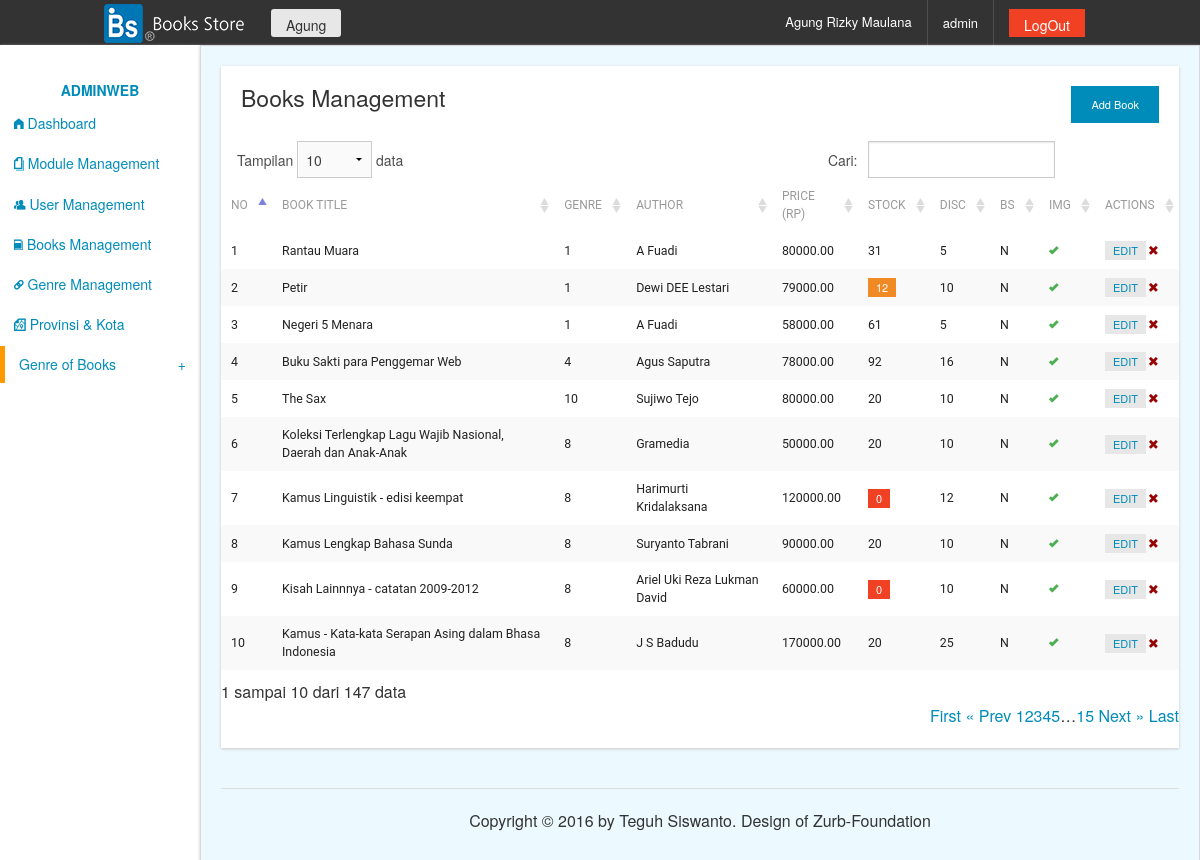
The app's page /adminweb/media.php?module=books (signed in) with its own data.
### tables this page shows
CREATE TABLE `users` (
  `username` varchar(20) NOT NULL,
  `password` varchar(36) DEFAULT NULL,
  `nama_lengkap` varchar(100) NOT NULL,
  `alamat` text NOT NULL,
  `email` varchar(50) NOT NULL,
  `level` varchar(5) NOT NULL DEFAULT 'user',
  `id_session` varchar(20) NOT NULL
);

CREATE TABLE `modul` (
  `id_modul` int(2) NOT NULL,
  `nama_modul` varchar(30) NOT NULL,
  `link` varchar(50) NOT NULL,
  `icon` varchar(20) NOT NULL,
  `urutan` int(2) NOT NULL
);

CREATE TABLE `books` (
  `book_id` int(11) NOT NULL,
  `supplier_id` int(11) NOT NULL,
  `book_name` varchar(100) NOT NULL,
  `author` varchar(50) NOT NULL,
  `id_genre` int(11) NOT NULL,
  `book_price` decimal(10,2) NOT NULL,
  `diskon` int(5) NOT NULL,
  `stock` int(5) NOT NULL,
  `bestseller` enum('Y','N') NOT NULL DEFAULT 'N',
  `tanggal` date NOT NULL,
  `gambar` varchar(100) NOT NULL,
  `description` text NOT NULL,
  `active` enum('Y','N') NOT NULL DEFAULT 'Y'
);

### adminweb/header.php (called while the page is built)
<?php
if (empty($_SESSION['namauser']) AND empty($_SESSION['passuser'])) {
	echo "You Must to login ";
}else{
include "../config/koneksi.php" ;
$hasil	= mysqli_query($konek, "SELECT * FROM users WHERE username='$_SESSION[namauser]' ");
$r 		= mysqli_fetch_array($hasil);
} ?>

### adminweb/modul/mod_books/books.php (the view, shortened to what this page needs)
<?php
if (empty($_SESSION['namauser']) AND empty($_SESSION['passuser'])) {
	echo "You Must to login ";
}else{
$aksi	= "modul/mod_books/aksi_books.php";
$act	= isset($_GET['act']) ? $_GET['act'] : '' ;
	switch ($act) {
		default:
			echo "<div class=\"columns medium-12 panel\">
					<h4>Books Management
						<a href=\"#\" data-reveal-id=\"add\" class=\"button tiny right\">Add Book</a>
					</h4>
					<div class=\"table-full-width\">
						<table class=\"table-hover display\" id=\"tabelku\">
							<thead>
								<tr>
									<th>No</th>
									<th>Book Title</th>
									<th>Genre</th>
									<th>Author</th>
									<th>Price (Rp)</th>
									<th>Stock</th>
									<th>Disc</th>
									<th>bs</th>
									<th>img</th>
									<th>Actions</th>
								</tr>
							</thead>
							<tbody>";
									$no=1;
									$query	= "SELECT * FROM books ORDER BY book_id DESC";
									$hasil	= mysqli_query($konek, $query);
									while ($r=mysqli_fetch_array($hasil)) {
										echo "<tr>
												<td>$no</td>
												<td>$r[book_name]</td>
												<td>$r[id_genre]</td>
												<td>$r[author]</td>
												<td>$r[book_price]</td>";
												if ($r['stock']==0) {
													echo "<td><label class=\"label alert\"> $r[stock] </label></td>";
												}elseif ($r['stock']<20) {
													echo "<td><label class=\"label warning\"> $r[stock] </label></td>";
												}else{
													echo "<td>$r[stock] </td>";
												}
										echo"	<td>$r[diskon]</td>";
												if ($r['bestseller']=='Y') {
													echo "<td class=\"label success\">$r[bestseller]</td>";
												}else{
													echo "<td>$r[bestseller]</td>";
												}
													if ($r['gambar']=='') {
														echo "<td></td>";
													}else{
														echo "<td><i class=\"fi-check\" style=\"color:#4CAF50;\"></i></td>";
													}
											echo "
												<td> <a class=\"label secondary\" href=\"?module=books&act=edit&id=$r[book_id]\">EDIT</a>
													<a href='$aksi?module=books&act=hapus&id=$r[book_id]' class='delete-link'>
														<i class=\"fi-x\" style=\"color:#900;\"></i>
													</a>
													</td>
											</tr>";
									$no++;
									}
				echo "		</tbody>
						</table>
					</div>
				</div>";
			break;
	}
}?>

### adminweb/media.php (shortened to what this page needs)
<?php session_start();
if (empty($_SESSION['namauser']) AND empty($_SESSION['passuser'])) {
	echo "You Must to login ";
}else{
?>
<!DOCTYPE html>
<html>
<head>
	<link rel="stylesheet" type="text/css" href="../assets/sweetalert/sweetalert.css">
	<link rel="stylesheet" type="text/css" href="../assets/foundation-5/css/foundation.css">
	<link rel="stylesheet" type="text/css" href="../assets/foundation-icons/foundation-icons.css">
</head>
<body>
<div class="off-canvas-wrap" data-offcanvas>
	<div class="inner-wrap">
	<div class="contain-to-grid sticky hide-for-small">
		<nav class="top-bar " data-topbar role="navigation">
			<ul class="title-area">
				<li class="name"><a href="#"><img src="../images/logo.png"></a></li>
			</ul>
			<section class="top-bar-section">
				<ul>
					<?php include"header.php"; ?>
					<li class="has-form"><a class="button secondary radius tiny" href="#"><?php echo "$_SESSION[namauser]";?></a></li>
					<li class="has-form right"><a href="logout.php" class="button alert">LogOut</a></li>
					<li class="right"><a href="#"><?php echo "$r[level]";?></a></li>
					<li class="has-form right"><a href="#"><?php echo "$r[nama_lengkap]";?></a></li>
				</ul>
			</section>
		</nav>
	</div>
			<?php include "menu.php"; ?>
					<?php include "submenu_genre.php"; ?>
	<section class="main-section">
		<aside class="columns medium-3 large-2 panel press hide-for-small">
				<ul class="side-nav">
					<li class="heading text-center">AdminWeb</li>
					<?php include "menu.php"; ?>
					<li><a class="side-nav-submenu-call">Genre of Books <span class="right"> + </span></a></li>
				</ul>
		</aside>
		<content class="columns medium-9 large-10 panel callout" style="min-height:600px;">
			<?php include "content.php"; ?>
				<footer><hr>
					<p align="center">Copyright &copy; 2016 by Teguh Siswanto. Design of Zurb-Foundation</p>
				</footer>
		</content>
	</section>
	</div>
</div>
</body>
</html>
<?php } ?>

### adminweb/menu.php
<?php
include "../config/koneksi.php";
if ($_SESSION['leveluser']=='admin') {
	$query	= "SELECT * FROM modul ORDER BY urutan ";
	$hasil	= mysqli_query($konek, $query);
	while ($r=mysqli_fetch_array($hasil)) {
		echo "<li><a href=\"$r[link]\"><i class=\"fi-$r[icon]\"></i>&nbsp;$r[nama_modul] </a></li>";
	}
}else{
	echo "You is't  Admin";
}
?>

### adminweb/content.php (shortened to what this page needs)
<?php
if (empty($_SESSION['namauser']) AND empty($_SESSION['passuser'])) {
	echo "You Must to login ";
}else{
include "../config/koneksi.php" ;
if ($_GET['module']=='modul') {
	if ($_SESSION['leveluser']=='admin') {
		include "modul/mod_modul/modul.php";
	}
}
elseif ($_GET['module']=='books') {
	if ($_SESSION['leveluser']=='admin') {
		include "modul/mod_books/books.php";
	}
}
elseif ($_GET['module']=='user') {
	if ($_SESSION['leveluser']=='admin') {
		include "modul/mod_user/user.php";
	}
}
elseif ($_GET['module']=='member') {
	if ($_SESSION['leveluser']=='admin') {
		include "modul/mod_member/member.php";
	}
}
elseif ($_GET['module']=='genre') {
	if ($_SESSION['leveluser']=='admin') {
		include "modul/mod_genrebook/genre.php";
	}
}
elseif ($_GET['module']=='dash') {
	if ($_SESSION['leveluser']=='admin') {
		include "modul/mod_dashboard/dashboard.php";
	}
}
elseif ($_GET['module']=='letak') {
	if ($_SESSION['leveluser']=='admin') {
		include "modul/mod_letak/letak.php";
	}
}elseif ($_GET['module']=='kota') {
	if ($_SESSION['leveluser']=='admin') {
		include "modul/mod_letak/letak.php";
	}
}
else{
	echo "Sabar, Sedang Dibuat";
}
} ?>

### records on screen
users: level "admin", nama_lengkap "Agung Rizky Maulana"
modul: nama_modul "Dashboard"
modul: nama_modul "Module Management"
modul: nama_modul "User Management"
modul: nama_modul "Books Management"
modul: nama_modul "Genre Management"
modul: nama_modul "Provinsi & Kota"
books: book_name "Rantau Muara", id_genre "1", author "A Fuadi", book_price "80000.00", stock "31", diskon "5", bestseller "N"
books: book_name "Petir", id_genre "1", author "Dewi DEE Lestari", book_price "79000.00", stock "12", diskon "10", bestseller "N"
books: book_name "Negeri 5 Menara", id_genre "1", author "A Fuadi", book_price "58000.00", stock "61", diskon "5", bestseller "N"
books: book_name "Buku Sakti para Penggemar Web", id_genre "4", author "Agus Saputra", book_price "78000.00", stock "92", diskon "16", bestseller "N"
books: book_name "The Sax", id_genre "10", author "Sujiwo Tejo", book_price "80000.00", stock "20", diskon "10", bestseller "N"
books: book_name "Koleksi Terlengkap Lagu Wajib Nasional, Daerah dan Anak-Anak", id_genre "8", author "Gramedia", book_price "50000.00", stock "20", diskon "10", bestseller "N"
books: book_name "Kamus Linguistik - edisi keempat", id_genre "8", author "Harimurti Kridalaksana", book_price "120000.00", stock "0", diskon "12", bestseller "N"
books: book_name "Kamus Lengkap Bahasa Sunda", id_genre "8", author "Suryanto Tabrani", book_price "90000.00", stock "20", diskon "10", bestseller "N"
books: book_name "Kisah Lainnnya - catatan 2009-2012", id_genre "8", author "Ariel Uki Reza Lukman David", book_price "60000.00", stock "0", diskon "10", bestseller "N"
books: book_name "Kamus - Kata-kata Serapan Asing dalam Bhasa Indonesia", id_genre "8", author "J S Badudu", book_price "170000.00", stock "20", diskon "25", bestseller "N"

### other values on screen
$_SESSION[namauser] "Agung"
